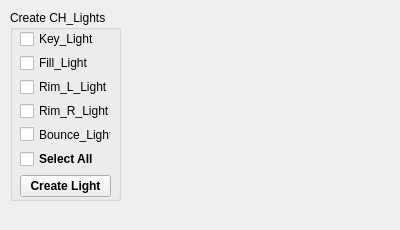
<?xml version="1.0" encoding="UTF-8"?>
<ui version="4.0">
 <class>Form</class>
 <widget class="QWidget" name="Form">
  <property name="geometry">
   <rect>
    <x>0</x>
    <y>0</y>
    <width>400</width>
    <height>230</height>
   </rect>
  </property>
  <property name="windowTitle">
   <string>Form</string>
  </property>
  <widget class="QGroupBox" name="Create_CH_Lights_groupBox">
   <property name="geometry">
    <rect>
     <x>10</x>
     <y>10</y>
     <width>111</width>
     <height>191</height>
    </rect>
   </property>
   <property name="title">
    <string>Create CH_Lights</string>
   </property>
   <widget class="QWidget" name="">
    <property name="geometry">
     <rect>
      <x>10</x>
      <y>20</y>
      <width>91</width>
      <height>167</height>
     </rect>
    </property>
    <layout class="QVBoxLayout" name="verticalLayout_3">
     <item>
      <layout class="QVBoxLayout" name="verticalLayout">
       <item>
        <widget class="QCheckBox" name="Key_Light_checkBox">
         <property name="text">
          <string>Key_Light</string>
         </property>
        </widget>
       </item>
       <item>
        <widget class="QCheckBox" name="Fill_Light_checkBox">
         <property name="text">
          <string>Fill_Light</string>
         </property>
        </widget>
       </item>
       <item>
        <widget class="QCheckBox" name="Rim_L_Light_checkBox">
         <property name="text">
          <string>Rim_L_Light</string>
         </property>
        </widget>
       </item>
       <item>
        <widget class="QCheckBox" name="Rim_R_Light_checkBox">
         <property name="text">
          <string>Rim_R_Light</string>
         </property>
        </widget>
       </item>
       <item>
        <widget class="QCheckBox" name="Bounce_Light_checkBox">
         <property name="text">
          <string>Bounce_Light</string>
         </property>
        </widget>
       </item>
      </layout>
     </item>
     <item>
      <layout class="QVBoxLayout" name="verticalLayout_2" stretch="0,0">
       <item>
        <widget class="QCheckBox" name="Select_All_checkBox">
         <property name="font">
          <font>
           <weight>75</weight>
           <bold>true</bold>
          </font>
         </property>
         <property name="text">
          <string>Select All</string>
         </property>
        </widget>
       </item>
       <item>
        <widget class="QPushButton" name="Create_Light_pushButton">
         <property name="font">
          <font>
           <weight>75</weight>
           <bold>true</bold>
          </font>
         </property>
         <property name="text">
          <string>Create Light</string>
         </property>
        </widget>
       </item>
      </layout>
     </item>
    </layout>
   </widget>
  </widget>
 </widget>
 <resources/>
 <connections/>
</ui>
